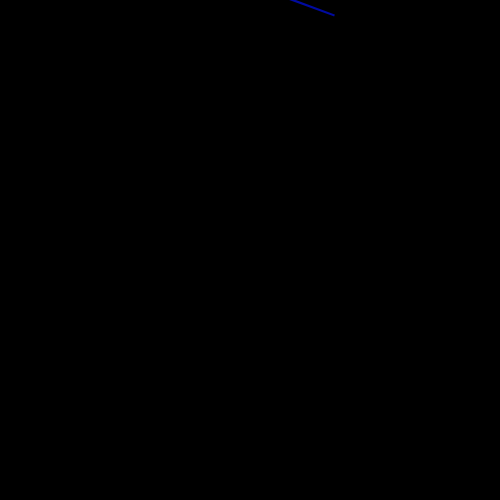
Frame 1 (no input)
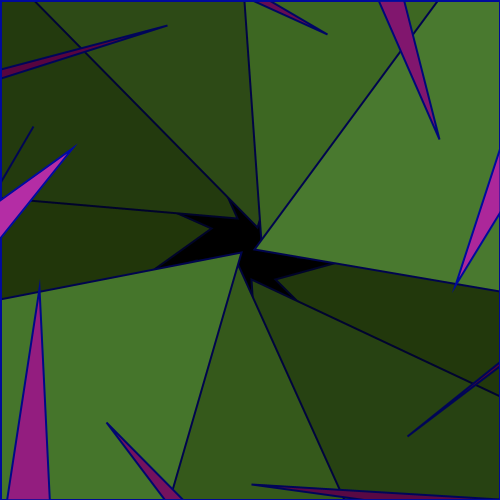
Frame 60 (the mouse pressed at the canvas centre just before this capture)
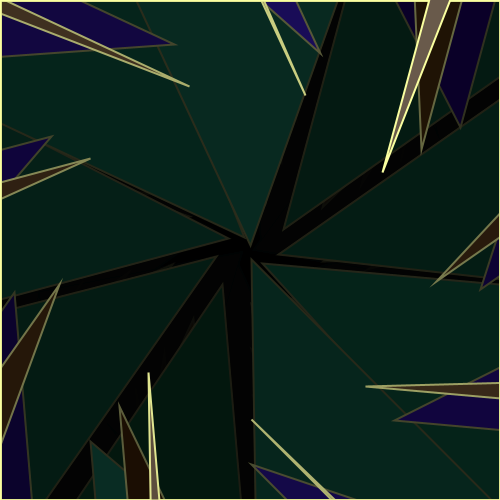
Frame 120 (the mouse held since frame 60 and released just before this capture)

The Processing sketch that drew these frames (run headless with seeded random() and noise(); from frame 60 on, the mouse is pressed at the canvas centre):

// Processing sketch: processing_72462
// ── processing_72462.pde

float a=1;

void setup()
{
  size(500, 500);
  noFill();
  background(0);
  strokeWeight(2);
}
 
void draw()

 {
        fill(0, 0, 0, (random(1,40)));
        rect(0, 0, 500, 500);
        noFill();
        stroke(mouseX, mouseY+10, 160);
      if (frameCount %1 == 0) 
      {
    fill(frameCount * 3 % 255, frameCount * 5 % 255,
      frameCount * 7 % 255);
  
    translate(250, 250);
    rotate(radians(frameCount *200  % 360));
        triangle(1, 250-a, 250-a, 250+a, 250+a, 250+mouseY);
        a=a+5;
        if (a>250)
        {
          a=1; 
        }
      }
 }
